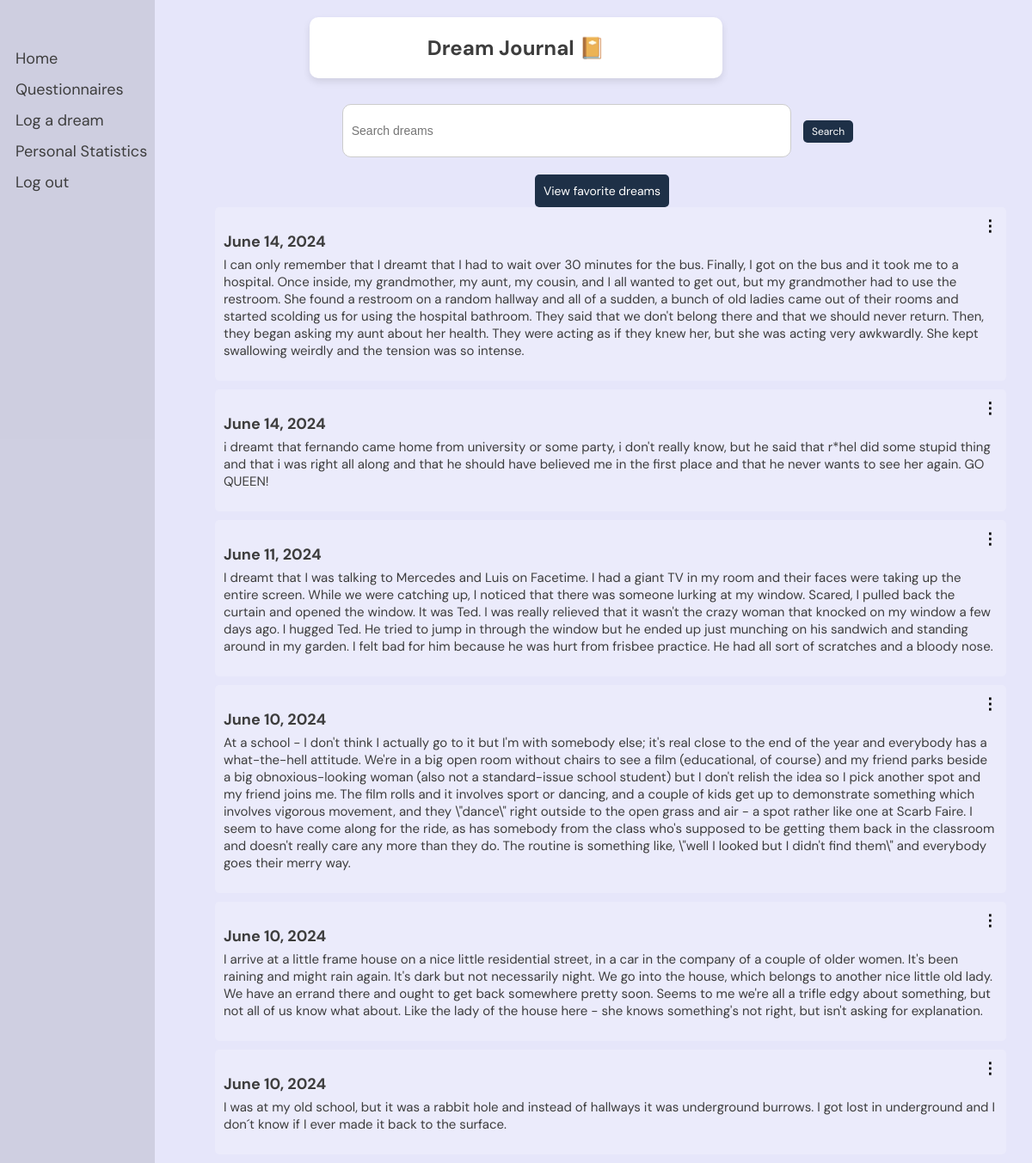
The page /dreams/journal/ (signed in) on the database as committed earlier.
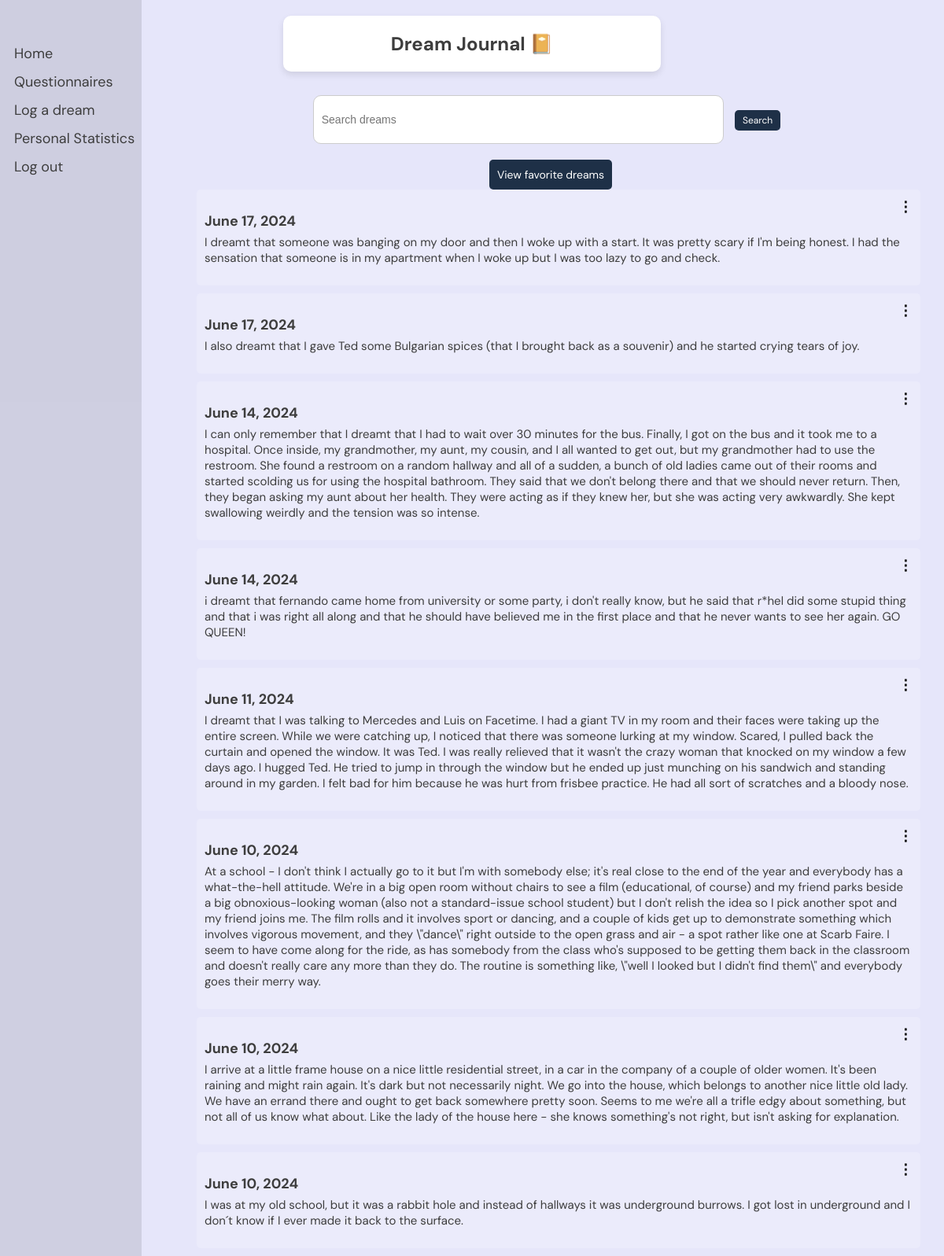
The same page on the database as committed later.
### dreams/models.py (models this page shows, shortened)
class Dream(models.Model):
    user = models.ForeignKey(User, on_delete=models.CASCADE)
    date = models.DateField()
    content = models.TextField()
    shared = models.BooleanField(default=False)
    processed = models.BooleanField(default=False)
    is_favorite = models.BooleanField(default=False)
    is_liked = models.BooleanField(default=False)

### dreams/views.py (the view)
# urls.py: path('journal/', views.dream_journal, name='dream_journal'),
@login_required
def dream_journal(request):
    query = request.GET.get('q', '')
    dreams = Dream.objects.filter(user=request.user)
    if query:
        dreams = dreams.filter(content__icontains=query)
    context = {
        'dreams': dreams,
        'query': query,
    }
    return render(request, 'dreams/dream_journal.html', context)

### dreams/templates/dreams/dream_journal.html (shortened to what the changed rows need)
{% load static %}
{% load highlight %}
<!DOCTYPE html>
<html>
<head>
    <link rel="stylesheet" type="text/css" href="{% static 'css/styles.css' %}">
</head>
<body>
    <div class="header">
        <h2>Dream Journal 📔</h2>
    </div>
    <div class="container">
        <div class="dreams">
            {% if dreams %}
                {% for dream in dreams|dictsortreversed:"date" %}
                    {% if request.GET.q %}
                        {% if request.GET.q|lower in dream.content|lower %}
                            <div class="dream">
                                <h3 class="dream-date">{{ dream.date }}</h3>
                                <p class="dream-content">
                                    {% autoescape off %}
                                    {{ dream.content|safe|highlight:request.GET.q }}
                                    {% endautoescape %}
                                </p>
                                <div class="menu">
                                    <span class="icon">⋮</span>
                                    <div class="menu-content">
                                        <a href="{% url 'dreams:edit_dream' dream.id %}">Edit dream</a>
                                        {% if dream.is_favorite %}
                                            <form action="{% url 'dreams:remove_from_favorites' dream.id %}" method="post" style="display:inline;">
                                                {% csrf_token %}
                                                <button type="submit" class="menu-button">Remove from favorites</button>
                                            </form>
                                        {% else %}
                                            <form action="{% url 'dreams:add_to_favorites' dream.id %}" method="post" style="display:inline;">
                                                {% csrf_token %}
                                                <button type="submit" class="menu-button">Add to favorites</button>
                                            </form>
                                        {% endif %}
                                        <form action="{% url 'dreams:delete_dream' dream.id %}" method="post" style="display:inline;">
                                            {% csrf_token %}
                                            <button type="submit" class="menu-button">Remove dream from journal</button>
                                        </form>
                                    </div>
                                </div>
                            </div>
                        {% endif %}
                    {% else %}
                        <div class="dream">
                            <h3 class="dream-date">{{ dream.date }}</h3>
                            <p class="dream-content">
                                {{ dream.content }}
                            </p>
                            <div class="menu">
                                <span class="icon">⋮</span>
                            </div>
                        </div>
                    {% endif %}
                {% endfor %}
            {% else %}
                <p>No dreams found.</p>
            {% endif %}
        </div>
    </div>
</body>
</html>

Rows that differ between the two databases and show on the page:
added Dream: date "June 17, 2024", content "I dreamt that someone was banging on my door and then I woke up with a start. It was pretty scary if I'm being honest. I had the sensation that someone is in my apartment when I woke up but I was too lazy to go and check."
added Dream: date "June 17, 2024", content "I also dreamt that I gave Ted some Bulgarian spices (that I brought back as a souvenir) and he started crying tears of joy."
